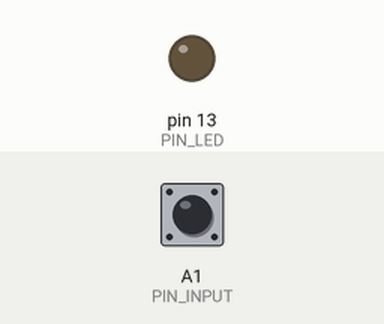
Recording of a sketch running on a simulated Arduino Uno, built with avr-gcc and run on an emulated ATmega328P. Shown: output pins drawn as LEDs (lit = HIGH). Inputs (shaded band) come from the test bench; at power-on: A1 (PIN_INPUT) HIGH.

Above: at 1.2 s.
1.3 s: A1 (PIN_INPUT) pulled LOW for 0.15 s
At 2.9 s:
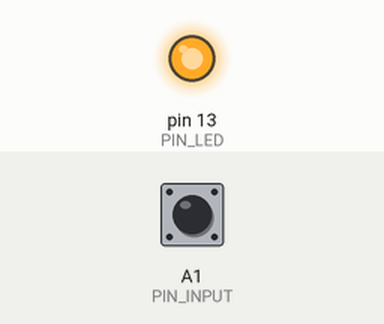
3.4 s: A1 (PIN_INPUT) pulled LOW for 1 s
At 5.4 s:
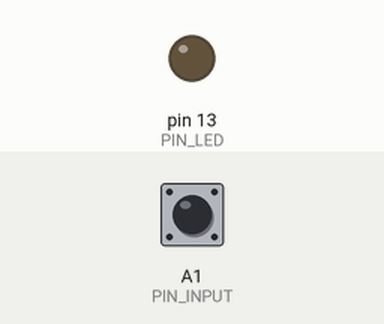
Timing chart, 0 to 13.4 s (numbered marks = the images above; inputs shaded):
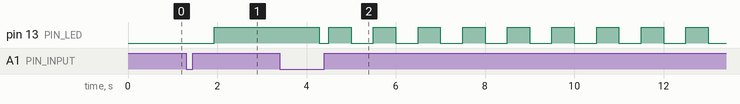

Measured:
- after the input at 1.3 s, pin 13 (PIN_LED): LOW → HIGH after 0.63 s
- after the input at 3.4 s, pin 13 (PIN_LED): HIGH → LOW after 0.88 s, then repeats every 1.0 s: HIGH 0.50 s, LOW 0.50 s

The sketch:

key_test.ino
```cpp
#include "OneButtonTiny.h"

// The actions I ca do...
typedef enum {
  ACTION_OFF,   // set LED "OFF".
  ACTION_ON,    // set LED "ON"
  ACTION_SLOW,  // blink LED "SLOW"
  ACTION_FAST   // blink LED "FAST"
} MyActions;

#define PIN_INPUT A1
#define PIN_LED 13

OneButtonTiny button(PIN_INPUT, true);

MyActions nextAction = ACTION_OFF;  // no action when starting


void setup() {
  // put your setup code here, to run once:
  pinMode(PIN_LED, OUTPUT);  // sets the digital pin as output
  button.attachClick(myClickFunction);
  button.attachDoubleClick(myDoubleClickFunction);
  button.attachLongPressStart(myDoubleClickFunction);
  button.setDebounceMs(80);  // set 80 msec. debouncing time. Default is 50 msec.
}

void loop() {
  // put your main code here, to run repeatedly:
  unsigned long now = millis();

  // keep watching the push button:
  button.tick();

  if (nextAction == ACTION_OFF) {
    // do nothing.
    digitalWrite(PIN_LED, LOW);

  } else if (nextAction == ACTION_ON) {
    // turn LED on
    digitalWrite(PIN_LED, HIGH);

  } else if (nextAction == ACTION_SLOW) {
    // do a slow blinking
    if (now % 1000 < 500) {
      digitalWrite(PIN_LED, LOW);
    } else {
      digitalWrite(PIN_LED, HIGH);
    }  // if

  } else if (nextAction == ACTION_FAST) {
    // do a fast blinking
    if (now % 200 < 100) {
      digitalWrite(PIN_LED, LOW);
    } else {
      digitalWrite(PIN_LED, HIGH);
    }  // if
  }    // if

}

// this function will be called when the button was pressed 1 time and them some time has passed.
void myClickFunction() {
  if (nextAction == ACTION_OFF)
    nextAction = ACTION_ON;
  else
    nextAction = ACTION_OFF;
}  // myClickFunction


// this function will be called when the button was pressed 2 times in a short timeframe.
void myDoubleClickFunction() {
  if (nextAction == ACTION_ON) {
    nextAction = ACTION_SLOW;

  } else if (nextAction == ACTION_SLOW) {
    nextAction = ACTION_FAST;

  } else if (nextAction == ACTION_FAST) {
    nextAction = ACTION_ON;
  }  // if
}  // myDoubleClickFunction


// this function will be called when a long press was detected.
void myLongPressFunction() {
  nextAction = ACTION_OFF;
}  // myLongPressFunction
```
